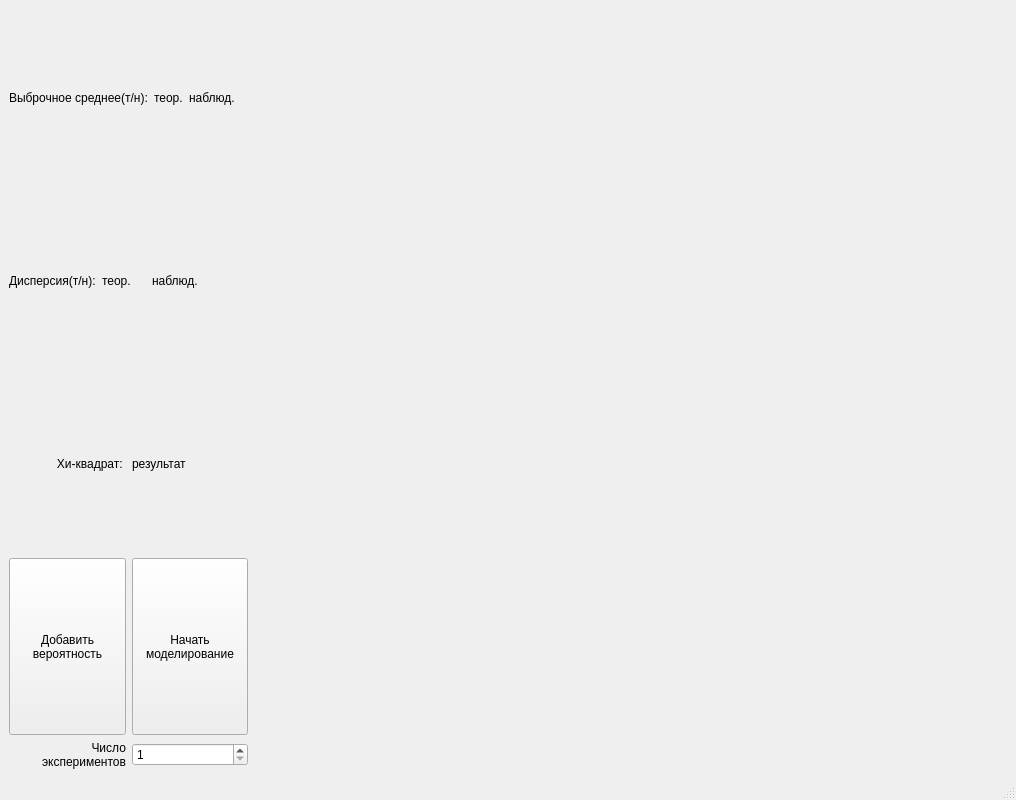
<?xml version="1.0" encoding="UTF-8"?>
<ui version="4.0">
 <class>MainWindow</class>
 <widget class="QMainWindow" name="MainWindow">
  <property name="geometry">
   <rect>
    <x>0</x>
    <y>0</y>
    <width>1016</width>
    <height>800</height>
   </rect>
  </property>
  <property name="minimumSize">
   <size>
    <width>1000</width>
    <height>800</height>
   </size>
  </property>
  <property name="windowTitle">
   <string>MainWindow</string>
  </property>
  <widget class="QWidget" name="centralwidget">
   <property name="minimumSize">
    <size>
     <width>1000</width>
     <height>750</height>
    </size>
   </property>
   <layout class="QHBoxLayout" name="horizontalLayout_4">
    <item>
     <layout class="QHBoxLayout" name="horizontalLayout_3" stretch="0,1">
      <item>
       <layout class="QVBoxLayout" name="verticalLayout" stretch="0,0,0,0,0">
        <property name="sizeConstraint">
         <enum>QLayout::SizeConstraint::SetMinimumSize</enum>
        </property>
        <item>
         <layout class="QHBoxLayout" name="horizontalLayout_5">
          <item>
           <widget class="QLabel" name="label_2">
            <property name="text">
             <string>Выброчное среднее(т/н):</string>
            </property>
           </widget>
          </item>
          <item>
           <widget class="QLabel" name="meanT">
            <property name="text">
             <string>теор.</string>
            </property>
           </widget>
          </item>
          <item>
           <widget class="QLabel" name="meanE">
            <property name="text">
             <string>наблюд.</string>
            </property>
           </widget>
          </item>
          <item>
           <widget class="QLabel" name="lbl_err_mean">
            <property name="text">
             <string/>
            </property>
           </widget>
          </item>
         </layout>
        </item>
        <item>
         <layout class="QHBoxLayout" name="horizontalLayout_6">
          <item>
           <widget class="QLabel" name="label_7">
            <property name="text">
             <string>Дисперсия(т/н):</string>
            </property>
           </widget>
          </item>
          <item>
           <widget class="QLabel" name="varianceT">
            <property name="text">
             <string>теор.</string>
            </property>
           </widget>
          </item>
          <item>
           <widget class="QLabel" name="varianceE">
            <property name="text">
             <string>наблюд.</string>
            </property>
           </widget>
          </item>
          <item>
           <widget class="QLabel" name="lbl_err_var">
            <property name="text">
             <string/>
            </property>
           </widget>
          </item>
         </layout>
        </item>
        <item>
         <layout class="QHBoxLayout" name="horizontalLayout_7">
          <item>
           <widget class="QLabel" name="label_3">
            <property name="text">
             <string>Хи-квадрат: </string>
            </property>
            <property name="alignment">
             <set>Qt::AlignmentFlag::AlignRight|Qt::AlignmentFlag::AlignTrailing|Qt::AlignmentFlag::AlignVCenter</set>
            </property>
           </widget>
          </item>
          <item>
           <widget class="QLabel" name="lbl_chi_squared">
            <property name="text">
             <string>результат</string>
            </property>
           </widget>
          </item>
         </layout>
        </item>
        <item>
         <layout class="QHBoxLayout" name="horizontalLayout">
          <property name="spacing">
           <number>6</number>
          </property>
          <item>
           <widget class="QPushButton" name="addProbBtn">
            <property name="sizePolicy">
             <sizepolicy hsizetype="Preferred" vsizetype="Preferred">
              <horstretch>0</horstretch>
              <verstretch>0</verstretch>
             </sizepolicy>
            </property>
            <property name="minimumSize">
             <size>
              <width>0</width>
              <height>0</height>
             </size>
            </property>
            <property name="font">
             <font>
              <italic>false</italic>
              <bold>false</bold>
              <stylestrategy>PreferDefault</stylestrategy>
              <hintingpreference>PreferDefaultHinting</hintingpreference>
             </font>
            </property>
            <property name="text">
             <string>Добавить
вероятность</string>
            </property>
           </widget>
          </item>
          <item>
           <widget class="QPushButton" name="startButton">
            <property name="sizePolicy">
             <sizepolicy hsizetype="Preferred" vsizetype="Preferred">
              <horstretch>0</horstretch>
              <verstretch>0</verstretch>
             </sizepolicy>
            </property>
            <property name="maximumSize">
             <size>
              <width>16777215</width>
              <height>16777215</height>
             </size>
            </property>
            <property name="text">
             <string>Начать
моделирование</string>
            </property>
           </widget>
          </item>
         </layout>
        </item>
        <item>
         <layout class="QHBoxLayout" name="horizontalLayout_2">
          <item>
           <widget class="QLabel" name="label">
            <property name="text">
             <string>&lt;html&gt;&lt;head/&gt;&lt;body&gt;&lt;p align=&quot;right&quot;&gt;Число&lt;br/&gt;экспериментов&lt;/p&gt;&lt;/body&gt;&lt;/html&gt;</string>
            </property>
           </widget>
          </item>
          <item>
           <widget class="QSpinBox" name="spinBoxNexp">
            <property name="minimum">
             <number>1</number>
            </property>
            <property name="maximum">
             <number>10000000</number>
            </property>
            <property name="singleStep">
             <number>100</number>
            </property>
           </widget>
          </item>
         </layout>
        </item>
       </layout>
      </item>
      <item>
       <widget class="QWidget" name="chartContainer" native="true">
        <property name="minimumSize">
         <size>
          <width>700</width>
          <height>0</height>
         </size>
        </property>
       </widget>
      </item>
     </layout>
    </item>
   </layout>
  </widget>
  <widget class="QMenuBar" name="menubar">
   <property name="geometry">
    <rect>
     <x>0</x>
     <y>0</y>
     <width>1016</width>
     <height>23</height>
    </rect>
   </property>
  </widget>
  <widget class="QStatusBar" name="statusbar"/>
 </widget>
 <resources/>
 <connections/>
</ui>
